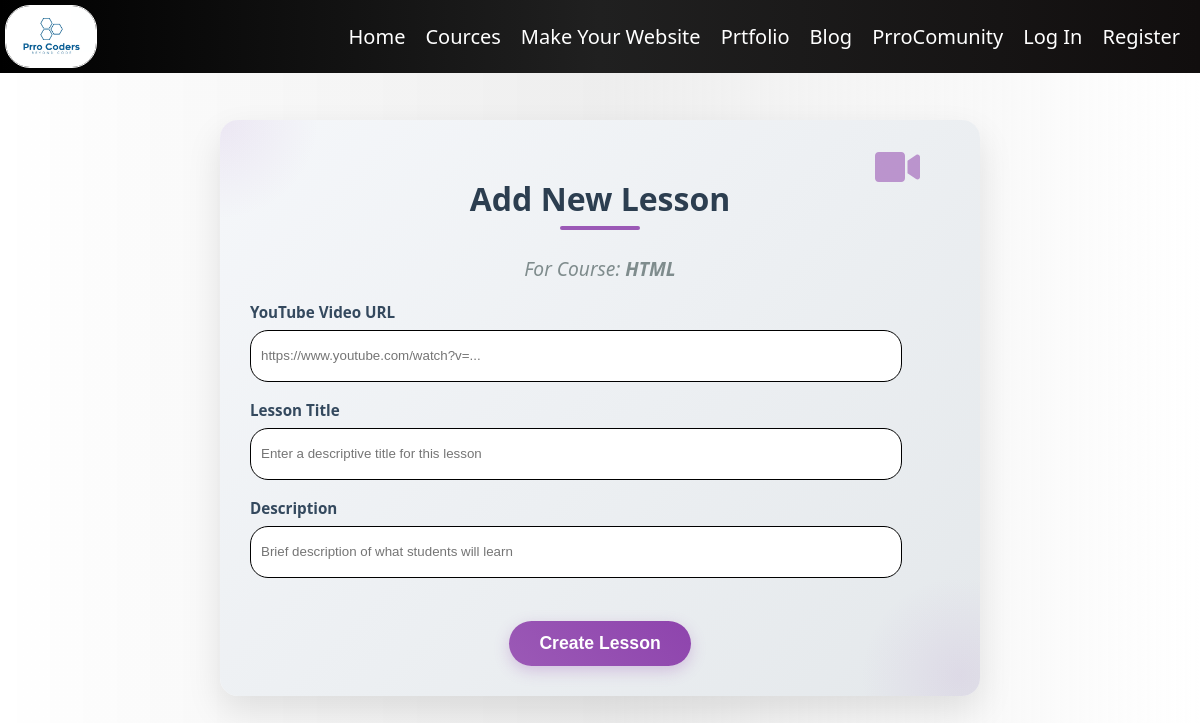
Page /Cources/add_Lesson/1 on the earlier database version.
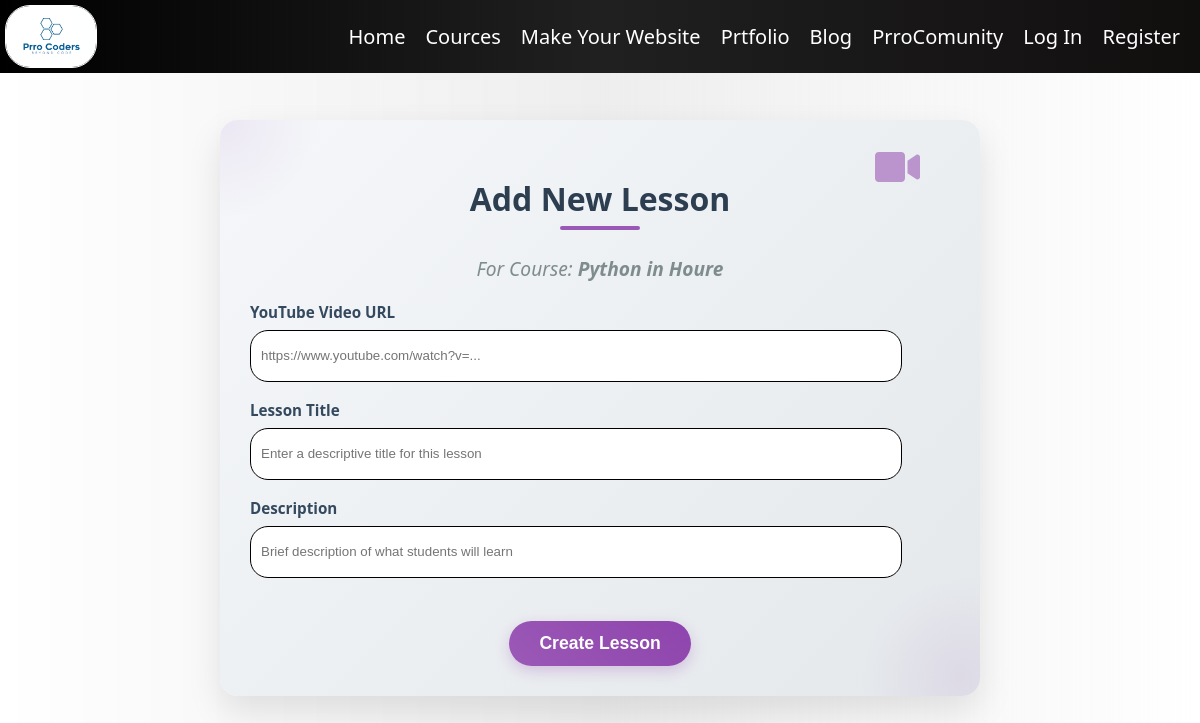
Same page on the later database version.
### CourcePanal/models.py (models this page shows)
class Cource(models.Model):
    image = models.ImageField(upload_to='courses/', default='default.png')
    Name = models.CharField(max_length=30)
    description = models.CharField(max_length=400)
    duration = models.IntegerField()
    isActive = models.BooleanField(default=True)
    By = models.CharField(max_length=30)
    price = models.IntegerField()
    lang = models.ForeignKey(lang, on_delete=models.CASCADE, related_name='Cource')

### CourcePanal/views.py (the view)
# urls.py: path('add_Lesson/<int:id>', views.add_Lesson1, name='Add_Lesson'),
def add_Lesson1(request, id):
    OneCource = Cource.objects.get(pk=id)
    return render(request, 'Cource/add_Lesson.html', {
        'Cource' : OneCource
    })

### templates/Cource/add_Lesson.html (shortened to what this page needs)
{% extends 'layout.html' %}
{% block body %}
{% load static %}
<link rel="stylesheet" href="https://cdnjs.cloudflare.com/ajax/libs/animate.css/4.1.1/animate.min.css">
<div class="lesson-form-container animate__animated animate__fadeIn">
    <div class="decoration-circle decoration-circle-1"></div>
    <div class="decoration-circle decoration-circle-2"></div>
    <div class="form-content">
        <h2 class="lesson-title">Add New Lesson</h2>
        <p class="course-name">For Course: <strong>{{Cource.Name}}</strong></p>
        <i class="fas fa-video icon-video"></i>
        <form action="{% url 'Create_Lesson' Cource.id %}" method="post" class="animate__animated animate__fadeInUp">
            <div class="form-group">
                <label class="form-label">YouTube Video URL</label>
                <input type="text" name="url" placeholder="https://www.youtube.com/watch?v=..." required style="height: 30px; width: 90%; border-radius: 18px; border: 1px solid black; padding: 10px;">
            </div>
            <div class="form-group">
                <label class="form-label">Lesson Title</label>
                <input type="text" name="Name" placeholder="Enter a descriptive title for this lesson" required style="height: 30px; width: 90%; border-radius: 18px; border: 1px solid black; padding: 10px;">
            </div>
            <div class="form-group">
                <label class="form-label">Description</label>
                <input type="text" name="description" placeholder="Brief description of what students will learn"  style="height: 30px; width: 90%; border-radius: 18px; border: 1px solid black; padding: 10px;">
            </div>
            <input type="submit" class="submit" value="Create Lesson">
        </form>
    </div>
</div>
{% endblock %}

Differences in the rows shown:
changed Cource: Name "HTML" → "Python in Houre"
